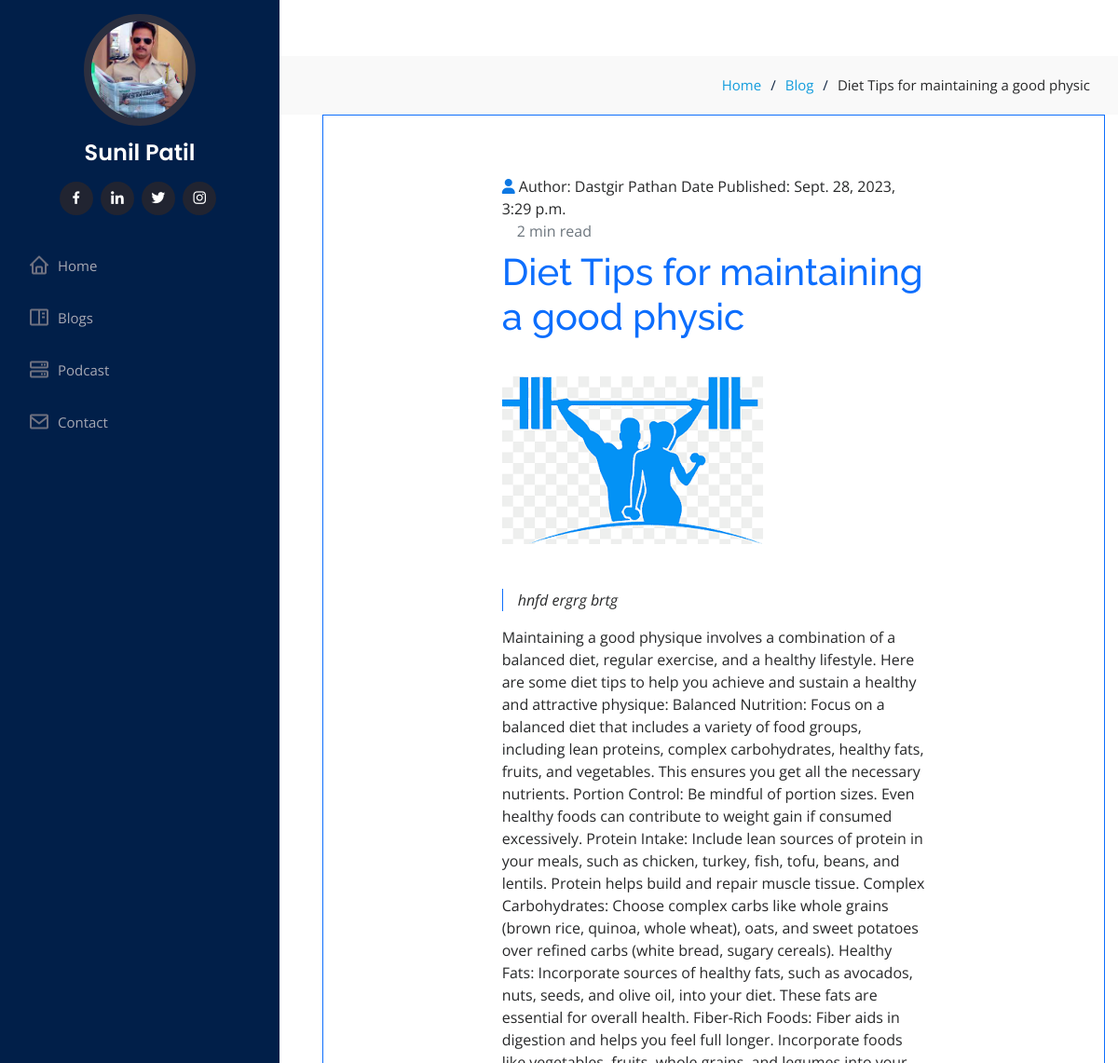
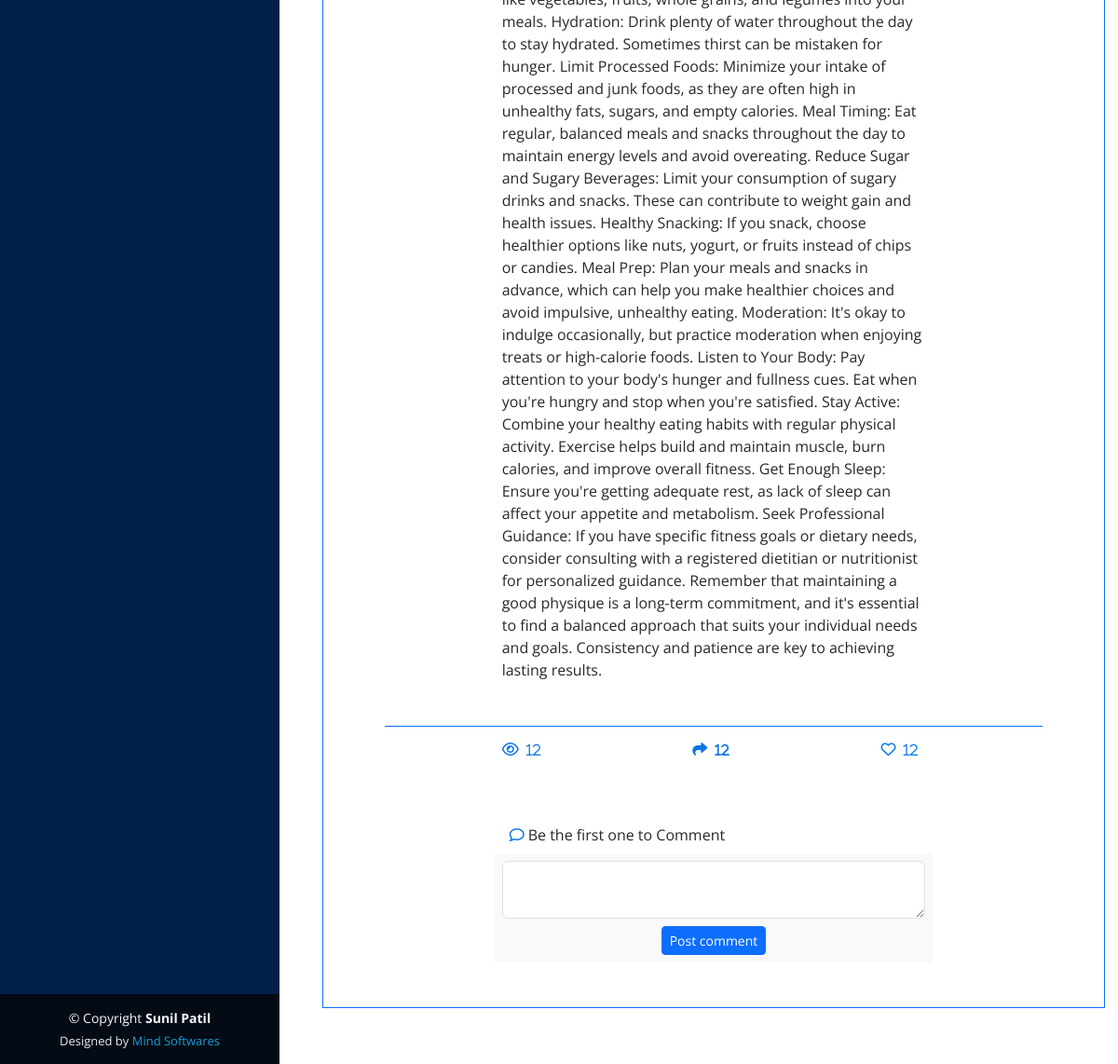
Screenshot of /post/2 with the database file from the repository (2 pictures, top to bottom).
### my_blog/models.py (models this page shows, shortened)
class Post(models.Model):
    title = models.CharField(max_length=200, null=True)
    post_image = models.ImageField(null=True, upload_to='post_images/')
    sub_title = models.CharField(max_length=500, null = True)
    content = models.TextField()
    author = models.ForeignKey(User, on_delete=models.CASCADE)
    date_published = models.DateTimeField(auto_now_add=True)
    categories = models.ManyToManyField('Category')

### my_blog/views.py (the view)
# urls.py: path('post/<int:pk>', views.Post.as_view(), name = 'post'),
class Post(DetailView):
  model = Postss
  template_name = 'post.html'

### my_blog/templates/post.html (shortened to what this page needs)
{% extends 'index.html' %}
{% load static %}
{% block main-content %}
{% block owl %}
<link href="{% static 'lib/owlcarousel/assets/owl.carousel.min.css' %}" rel="stylesheet">
<link rel="stylesheet" href="https://cdnjs.cloudflare.com/ajax/libs/font-awesome/6.4.2/css/all.min.css" />
{% endblock owl %}
<main id="main">
  <section>
    <section id="breadcrumbs" class="breadcrumbs">
      <div class="container mx-auto">
        <div class="d-flex justify-content-end">
          <ol>
            <li><a href="{% url 'home' %}">Home</a></li>
            <li><a href="{% url 'blog' %}">Blog</a></li>
            <li>{{post.title}} </li>
          </ol>
        </div>
      </div>
    </section>
    <div class="container-fluid">
      <div class="container border border-primary mx-3">
        <div class="row p-5">
          <div class="col-12  my-3">
            <div class="col-sm-8 d-flex mx-auto">
              <span><i class="fa fa-user" style="color: #0d78e3;"></i> Author: {{post.author.first_name}} {{post.author.last_name}} Date Published: {{post.date_published}}<div class="ms-3 text-secondary">2 min read</div> </span>
            </div>
            <div class="col">
              <div class="col-sm-8 mx-auto">
                <h1 class=" text-primary my-2">{{post.title}}</h1>
              </div>
            </div>
          </div>
          <div class="col-12 justify-content-center my-3 ">
            <div class="col-sm-8 mx-auto">
              <img src="{{post.post_image.url}}" class="img-fluid" alt="">
            </div>
          </div>
          <div class="col-12 my-3">
            <div class="col-sm-8 mx-auto">
              <div class="col border-start border-primary my-3">
                <p class=" mx-3" style="font-style: italic;">{{post.sub_title}}</p>
              </div>
              <p class="font-italic">
                {{post.content}} </p>
            </div>
          </div>
          <div class="col-12 mt-3 border-top border-primary">
            <div class="col-sm-8 d-flex mx-auto my-3 justify-content-between">
              <i class="fa-regular fa-eye text-right" style="color: #0d78e3;"><small class="px-2">12</small></i>
              <i class="fa fa-share" style="color: #0d78e3;"><small class="px-2">12</small></i>
              <i class="fa-regular fa-heart " style="color: #0d78e3;"><small class="px-2">12</small></i>
            </div>
          </div>
        </div>
        <div class="container mb-5">
          <div class="d-flex justify-content-center row">
            <div class="col-md-8">
              <div class="d-flex flex-column comment-section">
                <div class="bg-white">
                  <div class="d-flex flex-row fs-12">
                    <div class="like p-2 cursor mx-2"><i class="fa-regular fa-comment" style="color: #0d78e3;"></i></i><span class="ms-1">Be the first one to Comment</span></div>
                  </div>
                </div>
                <div class="bg-light p-2">
                  <div class="d-flex flex-row align-items-center"><textarea
                      class="form-control ml-1 shadow-none textarea"></textarea></div>
                  <div class="mt-2 text-center"><button class="btn btn-primary btn-sm shadow-none" type="button">Post
                      comment</button></div>
                </div>
              </div>
            </div>
          </div>
        </div>
      </div>
    </div>
  </section>
</main>
{% endblock main-content %}

### my_blog/static/assets/css/style.css (style rules this page uses)
body { font-family: "Open Sans", sans-serif; color: #272829; }
a { color: #149ddd; text-decoration: none; }
h1, h2, h3, h4, h5, h6 { font-family: "Raleway", sans-serif; }
#main { margin-left: 300px; }
.container, .container-fluid { padding-left: 30px; padding-right: 30px; }
section { padding: 60px 0; overflow: hidden; }
.breadcrumbs { padding: 20px 0; background: #f9f9f9; }
.breadcrumbs ol { display: flex; flex-wrap: wrap; list-style: none; padding: 0; margin: 0; font-size: 15px; }
.breadcrumbs ol li+li { padding-left: 10px; }
.breadcrumbs ol li+li::before { display: inline-block; padding-right: 10px; color: #0e2442; content: "/"; }

### rows the page displays
Post: title "Diet Tips for maintaining a good physic", author.first_name "Dastgir", author.last_name "Pathan", date_published "Sept. 28, 2023, 3:29 p.m.", post_image (picture), sub_title "hnfd ergrg brtg", content "Maintaining a good physique involves a combination of a balanced diet, regular exercise, and a healthy lifestyle. Here are some diet tips to help you achieve and sustain a healthy and attractive physique: Balanced Nutrition: Focus on a balanced diet that includes a variety of food groups, including lean proteins, complex carbohydrates, healthy fats, fruits, and vegetables. This ensures you get all the necessary nutrients. Portion Control: Be mindful of portion sizes. Even healthy foods can contribute to weight gain if consumed excessively. Protein Intake: Include lean sources of protein in your meals, such as chicken, turkey, fish, tofu, beans, and lentils. Protein helps build and repair…"
